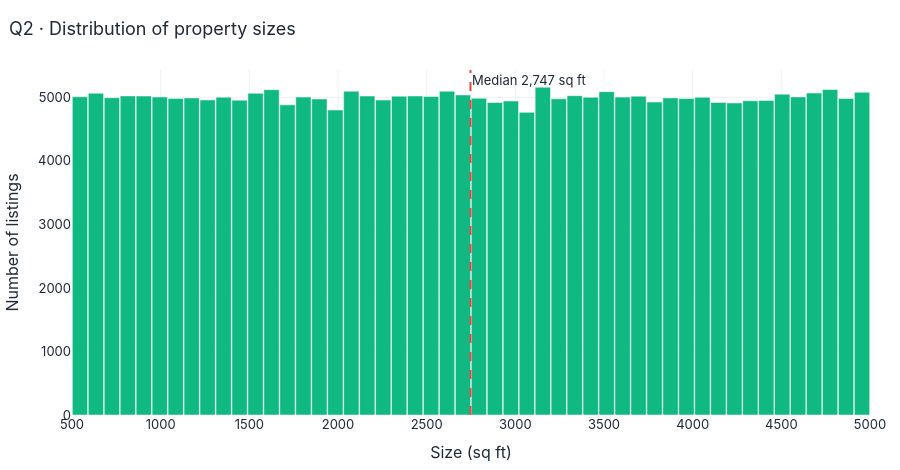

Notebook code cell kept with this figure:
### Markdown cell above
### Q2 · What is the distribution of property sizes?

### Code cell
fig = go.Figure(hist_bar(data[SIZE], 50, "#10B981", "Size (sq ft)"))
fig.add_vline(x=data[SIZE].median(), line_dash="dash", line_color="#EF4444",
              annotation_text=f"Median {data[SIZE].median():,.0f} sq ft", annotation_position="top right")
fig.update_xaxes(title_text="Size (sq ft)"); fig.update_yaxes(title_text="Number of listings")
show(fig, "Q2 · Distribution of property sizes")
insight(f"Sizes range **{data[SIZE].min():,} – {data[SIZE].max():,} sq ft** (median **{data[SIZE].median():,.0f}**, std **{data[SIZE].std():,.0f}**) — again a near-uniform spread, so every size band is well represented for modelling.")

### Figure 1 — Plotly figure (JSON) as saved in the notebook; plotly's stock layout.template omitted (floating-point values rounded to 4 significant figures)
{"data": [{"hovertemplate": "Size (sq ft): %{x:,.0f}<br>Listings: %{y:,}<extra></extra>", "marker": {"color": "#10B981"}, "type": "bar", "width": [86.4, 86.4, 86.4, 86.4, 86.4, 86.4, 86.4, 86.4, 86.4, 86.4, 86.4, 86.4, 86.4, 86.4, 86.4, 86.4, 86.4, 86.4, 86.4, 86.4, 86.4, 86.4, 86.4, 86.4, 86.4, 86.4, 86.4, 86.4, 86.4, 86.4, 86.4, 86.4, 86.4, 86.4, 86.4, 86.4, 86.4, 86.4, 86.4, 86.4, 86.4, 86.4, 86.4, 86.4, 86.4, 86.4, 86.4, 86.4, 86.4, 86.4], "x": [545.0, 635.0, 725.0, 815.0, 905.0, 995.0, 1085.0, 1175.0, 1265.0, 1355.0, 1445.0, 1535.0, 1625.0, 1715.0, 1805.0, 1895.0, 1985.0, 2075.0, 2165.0, 2255.0, 2345.0, 2435.0, 2525.0, 2615.0, 2705.0, 2795.0, 2885.0, 2975.0, 3065.0, 3155.0, 3245.0, 3335.0, 3425.0, 3515.0, 3605.0, 3695.0, 3785.0, 3875.0, 3965.0, 4055.0, 4145.0, 4235.0, 4325.0, 4415.0, 4505.0, 4595.0, 4685.0, 4775.0, 4865.0, 4955.0], "y": [5010, 5066, 4996, 5024, 5022, 5007, 4984, 4992, 4960, 5004, 4956, 5065, 5122, 4883, 5006, 4976, 4802, 5098, 5022, 4958, 5020, 5023, 5016, 5097, 5038, 4986, 4920, 4944, 4765, 5160, 4979, 5027, 5003, 5091, 5005, 5020, 4927, 4992, 4982, 5001, 4921, 4913, 4947, 4953, 5051, 5008, 5069, 5124, 4984, 5081]}], "layout": {"annotations": [{"showarrow": false, "text": "Median 2,747 sq ft", "x": 2747, "xanchor": "left", "xref": "x", "y": 1, "yanchor": "top", "yref": "y domain"}], "height": 470, "shapes": [{"line": {"color": "#EF4444", "dash": "dash"}, "type": "line", "x0": 2747, "x1": 2747, "xref": "x", "y0": 0, "y1": 1, "yref": "y domain"}], "title": {"text": "Q2 · Distribution of property sizes"}, "xaxis": {"title": {"text": "Size (sq ft)"}}, "yaxis": {"title": {"text": "Number of listings"}}}}
